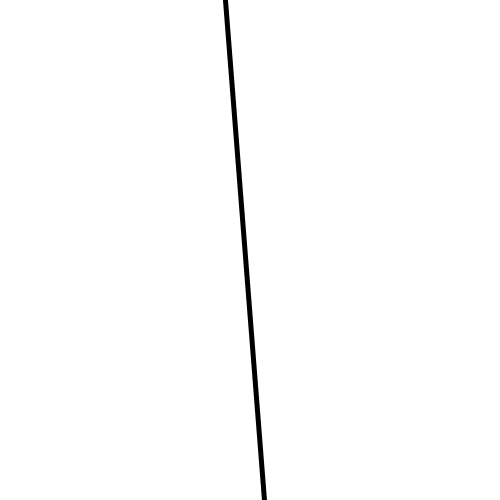
Frame 1 (no input)
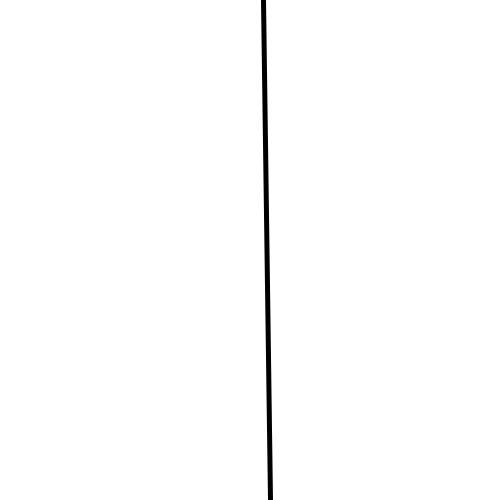
Frame 60 (the mouse pressed at the canvas centre just before this capture)
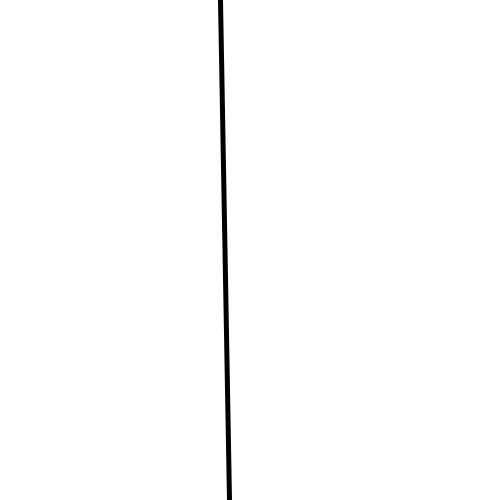
Frame 120 (the mouse held since frame 60 and released just before this capture)

The Processing sketch that drew these frames (run headless with seeded random() and noise(); from frame 60 on, the mouse is pressed at the canvas centre):

// Processing sketch: processing_183846
// ── processing_183846.pde

void setup(){
  size(500,500);
  }
  
void draw() {
  background(255);
  strokeWeight(5);
  line(random(200,300),height,random(200,300),0);}
